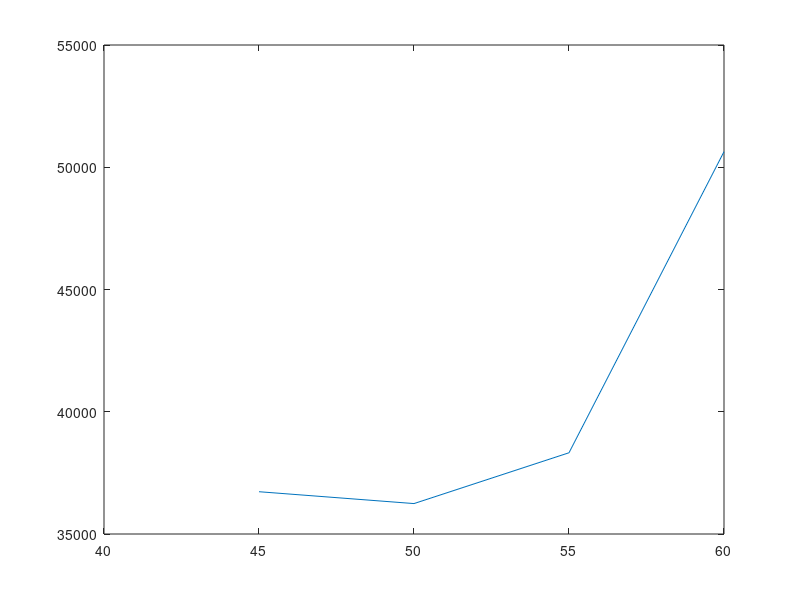

This chart was generated by the following MATLAB code:
clc
clear 
format long 

xc=[0:0.125:0.5]';
xh=[0 0.5]';

%C1
Th1=[54 49]';
Tc1=[39 44 44 44 45]';

%C2
Th2=[55 49]';
Tc2=[47 46 44 43 40]';

plot(xh, Th2, xh, Th1, xc, Tc2, xc, Tc1) 

legend('Configuration 2: Hot', 'Configuration 1: Hot', 'Configuration 2: Cold', 'Configuration 1: Cold')

%C3
Th3=[51 47]';
Tc3=[44 43 43 41 39]';

%C4
Th4=[48 45]';
Tc4=[43 42 41 40 38]';

%C5
Th5=[44 42]';
Tc5=[41 41 40 39 37]';

Th=[Th2 Th3 Th4 Th5]'
Tbh=(Th(:,1)+Th(:,2))./2%Bulk Temperatures for Hot Stream
Tc=[Tc2 Tc3 Tc4 Tc5]'
Tbc=(Tc(:,1)+Tc(:,5))./2%Bulk Temperatures for Cold Stream

Vh=[2 2 2 2]';
Vc=[2 2 2 2]';

Vh=0.001*60^-1*Vh%Volumetric flow rate in m^3 s^-1
Vc=0.001*60^-1*Vc%h:hot c:cold

%Ah=21*0.25*pi*0.008^2%Effective cross sectional area for hot water flow
%Ac=(0.25*pi*0.148^2)-(21*0.25*pi*0.01^2)%Cross sectional area for cold water flow

rhoh=[986.94 988.5 989.5 990.9]';%Densities for hot water evaluated at or near bulk temperatures
rhoc=[990.7 991.5 991.9 992.48]';%Densities for cold water evaluated at or near bulk temperatures

mh=rhoh.*Vh%Mass flow rate of hot water 
mc=rhoc.*Vc%Mass flow rateof cold water

cph=[4181.8 4180.8 4180.3 4179.6]';%Specific Heats for hot water evaluated near bulk temperatures
cpc=[4176.7 4179.3 4179.1 4178.8]';%Specific Heats for cold water evaluated near bulk temperatures

qh=mh.*cph.*(Th(:,1)-Th(:,2))
qc=mc.*cpc.*(Tc(:,1)-Tc(:,5))

ql=qh-qc

delT1=Th(:,1)-Tc(:,1)
delT2=Th(:,2)-Tc(:,5)

delT_lm=(delT1-delT2)./(log(delT1./delT2))%Logarithmic Mean Temperature difference

U=qh./(0.00192.*delT_lm)

Ttank=[60 55 50 45]';

plot(Ttank, U);






